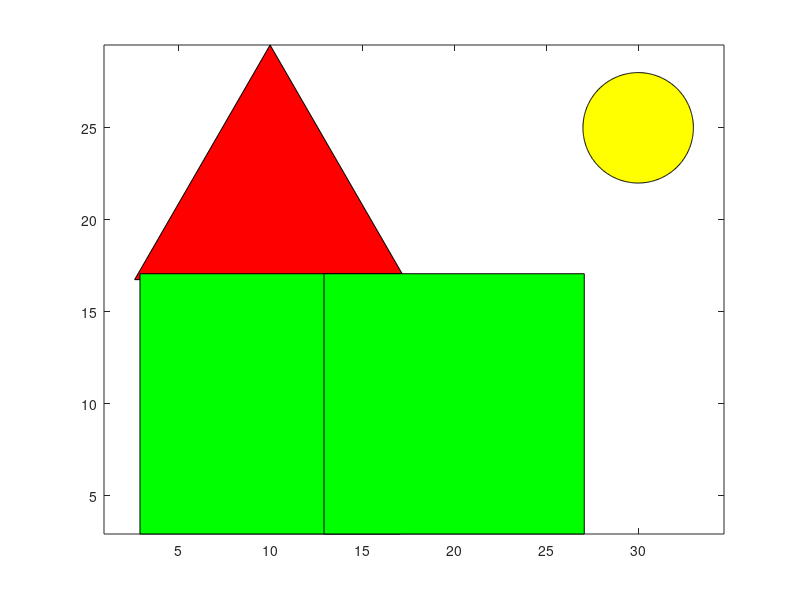

Write MATLAB code to recreate this figure.
%one thing
theta=0:360;
r=3;
xc=30;
yc=25;
x=xc+r*cosd(theta);
y=yc+r*sind(theta);
fill(x,y,'y');
axis equal
hold on
%2 thing
theta=90:120:360;
r=8.5;
xc=10;
yc=21;
x=xc+r*cosd(theta);
y=yc+r*sind(theta);
fill(x,y,'r');
% box
theta=45:90:360;
r=10;
xc=10;
yc=10;
x=xc+r*cosd(theta);
y=yc+r*sind(theta);
fill(x,y,'g');
% box
theta=45:90:360;
r=10;
xc=20;
yc=10;
x=xc+r*cosd(theta);
y=yc+r*sind(theta);
fill(x,y,'g');


